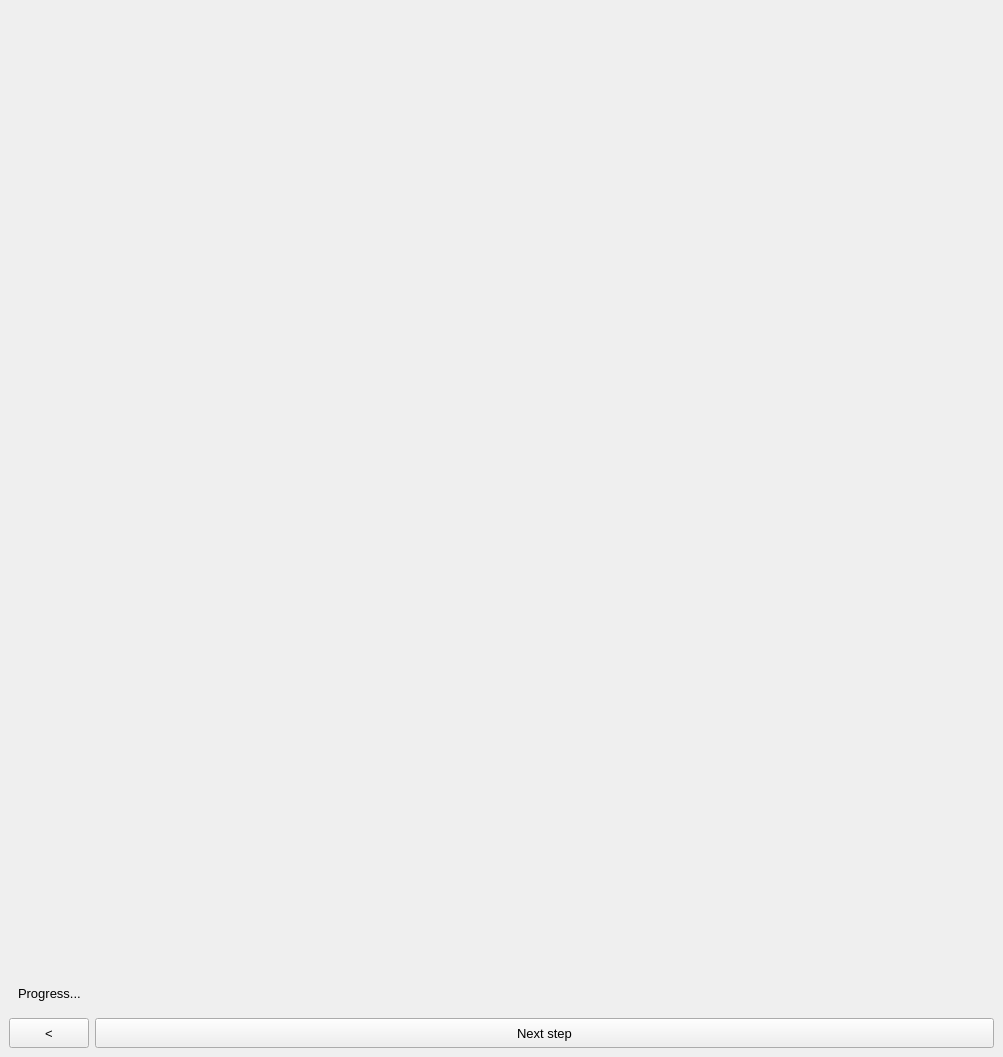
<?xml version="1.0" encoding="UTF-8"?>
<ui version="4.0">
 <class>MainWindow</class>
 <widget class="QMainWindow" name="MainWindow">
  <property name="geometry">
   <rect>
    <x>0</x>
    <y>0</y>
    <width>1003</width>
    <height>1057</height>
   </rect>
  </property>
  <property name="sizePolicy">
   <sizepolicy hsizetype="Preferred" vsizetype="Expanding">
    <horstretch>0</horstretch>
    <verstretch>0</verstretch>
   </sizepolicy>
  </property>
  <property name="maximumSize">
   <size>
    <width>16777215</width>
    <height>16777215</height>
   </size>
  </property>
  <property name="font">
   <font>
    <pointsize>10</pointsize>
   </font>
  </property>
  <property name="windowTitle">
   <string>MainWindow</string>
  </property>
  <widget class="QWidget" name="centralwidget">
   <layout class="QVBoxLayout" name="verticalLayout">
    <item>
     <widget class="QFrame" name="titleWidget">
      <property name="sizePolicy">
       <sizepolicy hsizetype="Preferred" vsizetype="Fixed">
        <horstretch>0</horstretch>
        <verstretch>0</verstretch>
       </sizepolicy>
      </property>
      <property name="maximumSize">
       <size>
        <width>16777215</width>
        <height>150</height>
       </size>
      </property>
      <property name="styleSheet">
       <string notr="true">QFrame {
	border: none;
}</string>
      </property>
      <property name="frameShape">
       <enum>QFrame::NoFrame</enum>
      </property>
     </widget>
    </item>
    <item>
     <widget class="QStackedWidget" name="stackedWidget">
      <property name="currentIndex">
       <number>-1</number>
      </property>
     </widget>
    </item>
    <item>
     <widget class="QWidget" name="widget" native="true">
      <property name="enabled">
       <bool>true</bool>
      </property>
      <layout class="QHBoxLayout" name="horizontalLayout_2">
       <item>
        <widget class="QLabel" name="progressLabel">
         <property name="text">
          <string>Progress...</string>
         </property>
        </widget>
       </item>
       <item>
        <spacer name="horizontalSpacer">
         <property name="sizeType">
          <enum>QSizePolicy::Fixed</enum>
         </property>
         <property name="sizeHint" stdset="0">
          <size>
           <width>745</width>
           <height>20</height>
          </size>
         </property>
        </spacer>
       </item>
      </layout>
     </widget>
    </item>
    <item>
     <layout class="QHBoxLayout" name="horizontalLayout" stretch="0,1">
      <item>
       <widget class="QPushButton" name="backButton">
        <property name="minimumSize">
         <size>
          <width>0</width>
          <height>30</height>
         </size>
        </property>
        <property name="text">
         <string>&lt;</string>
        </property>
       </widget>
      </item>
      <item>
       <widget class="QPushButton" name="nextButton">
        <property name="minimumSize">
         <size>
          <width>0</width>
          <height>30</height>
         </size>
        </property>
        <property name="text">
         <string>Next step</string>
        </property>
        <property name="iconSize">
         <size>
          <width>16</width>
          <height>16</height>
         </size>
        </property>
       </widget>
      </item>
     </layout>
    </item>
   </layout>
  </widget>
 </widget>
 <resources/>
 <connections/>
</ui>
